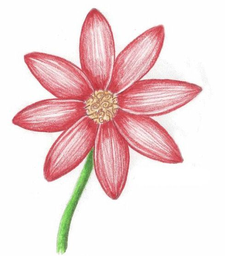
#> input picture flower.png, 225 x 256 px, shrunk from 489 x 557 before the run
$ python simulated_annealing.py
#> lines starting #> are read from the running program, lines starting #| are printed output that depends on the picture; after the words box and inside, x2 and y2 are one past the last pixel; in counts of white or black regions, pixels touching at a corner belong together
import numpy as np
import matplotlib.pyplot as plt
from PIL import Image
import copy
import random
from tqdm import tqdm


class DitheringMaker:
    '''
    Performs dithering on an image using the classical Floyd-Steinberg dithering algorithm. The
    dithering isn't applied to the last row or the edge columns. Instead, the last row and edge
    columns are made all white as this will later not add any vertices when we extract vertices
    from the dithering.

    Members
    -------
    dithering : Numpy array of Int of Shape(n_rows, nCol)
        The array holding the dithering of the image. Note that the last row and edge columns will
        always be converted to white (i.e. 255).

    row_disp : Numpy array of Int of shape (2, 3)
        The row offsets to apply the diffusions to.

    col_disp : Numpy array of Int of shape (2, 3)
        The column offsets to apply the diffusions to.

    diffusion_prop : Numpy array of Float of shape (2, 3)
        The Floyd-Steinberg coefficients for diffusing the error in the
        dithering.
    '''

    def __init__(self):
        '''
        Initialize the dithering to None as we haven't performed any yet.

        The displacement of indices and the diffusion coefficients are for the classic
        Floyd-Steinberg dithering algorithm.
        '''

        self.dithering = None

        self.row_disp = np.full((2, 3), np.arange(0, 2)[:, np.newaxis], dtype = 'int')
        self.col_disp = np.full((2, 3), np.arange(-1, 2), dtype = 'int')
        self.diffusion_prop = np.array([[0, 0, 7],
                                        [3, 5, 1]]) / 16

    def make_dithering(self, pixels, cutoff = 255 / 2):
        '''
        Apply the classic Floyd-Steinberg dithering algorithm, but for simplicity
        we just make the edge columns and the last row all white (which will give
        us no vertices when we later extract vertices).

        Parameters
        ----------
        pixels : Numpy array of Int of shape (n_rows, n_cols)
            The gray scale pixels to apply the dithering to.

        cutoff : Float
            The cut off for making a dithering pixel either 0 or 255.

        Returns
        -------
        Numpy array of Int of Shape (n_rows, n_cols)
            The final dithering; each pixel is either 0 or 255 (black or white).
        '''

        # We use Floyd-Steinberg dithering. Error diffusion is
        # _     x     7/16
        # 3/16  5/16  1/16

        self.dithering = pixels.copy().astype('float')

        n_rows, n_cols = pixels.shape

        # Initialize the first column to be white.

        self.dithering[:][0] = 255

        # Iterate over each row, applying the dithering and diffusing the error.

        for row in range(n_rows - 1):
            for col in range(1, n_cols - 1):

                dither, error = self.get_dither(row, col, cutoff)
                self.dithering[row, col] = dither
                self.diffuse_error(error, row, col)

        # Make the last column and the last row all white.

        self.dithering[:, -1] = 255
        self.dithering[-1, :] = 255

        # Convert dithering to Numpy array of Int.

        self.dithering = self.dithering.astype('int')

        return self.dithering

    def get_dither(self, row, col, cutoff):
        '''
        Turn (dithered) pixel into either 0 or 255 using cutoff.

        Parameters
        ----------
        row : Int
            Index of pixel row.

        col : Int
            Index of pixel column.

        cutoff : Float
            The cutoff value to use for converting dithering value to either 0 or 255
            (black or white).

        Returns
        -------
        dither : Float
            Floating point value that is either 0.0 or 255.0 (black or white).

        error : Float
            The error in applying the conversion, this needs to be diffused to other pixels
            according to the dithering algorithm.
        '''

        pixel = self.dithering[row][col]

        if pixel < cutoff:
            dither = 0.0
        else:
            dither = 255.0

        error = pixel - dither

        return dither, error

    def diffuse_error(self, error, row, col):
        '''
        Diffuse the error from a (dithered) pixel conversion to black or white. The diffusion
        is applied to the neighbors of the pixel at position [row, col] according to the
        Floyd-Steinberg algorithm.

        Parameters
        ----------
        error : Float
            The size of error to diffuse to other pixels.

        row : Int
            The row index of where the conversion took place.

        col : Int
            The column index of where the conversion took place.
        '''

        self.dithering[row + self.row_disp, col + self.col_disp] += error * self.diffusion_prop


def get_vertices(dithering):
    '''
    Get the vertices from a black and white image, not grayscale (in particular a dithered image).
    Every black pixel (value 0.0) gives a vertex.

    Parameters
    ----------
    dithering : Numpy array of shape (n_rows, n_cols)
        The array of pixels for the dithered image.

    Returns
    -------
    Numpy array of shape (nVertices, 2)
        The xy-coordinates of the vertices.
    '''

    n_rows, n_cols = dithering.shape

    # Each black pixel gives a vertex.
    keep_pixel_mask = (dithering == 0)

    # Get the row and column indices of the vertices.

    rows = np.full(dithering.shape, np.arange(n_rows)[:, np.newaxis]).reshape(-1)
    cols = np.full(dithering.shape, np.arange(n_cols)).reshape(-1)

    rows = rows[keep_pixel_mask.reshape(-1)]
    cols = cols[keep_pixel_mask.reshape(-1)]

    # Get the xy-coordinate of the vertices. Make sure to transform row index so
    # that the last row has y value 0.

    vertices = np.stack([cols, n_rows - rows], axis = -1)

    return vertices


def getPixels(image, ds=1):
    '''
    Get the pixels as a numpy array from a PIL image.
    We can take the mean of each ds x ds subsquare as an array element inorder to down-size
    the size of the image if we want to.

    Parameters
    ----------
    image : PIL Image
        The PIL image to convert.

    ds : Int
        We take the mean of each ds x ds sub-square for a single element of our array.

    Returns
    -------
    2d Numpy array of floats
        The converted values of the pixels in the image. We use mean because we
        possibly took a mean over sub-squares.
    '''

    imwidth, imheight = image.size
    pixels = list(image.getdata())
    pixels = np.array(pixels).reshape((imheight, imwidth))

    pixels = [[pixels[i:i + ds, j:j + ds].mean() for j in np.arange(0, imwidth, ds)]
              for i in np.arange(0, imheight, ds)]
    pixels = np.array(pixels)
    return pixels


class SimulatedAnnealing:
    """
    Performs the simulating annealing method, where the step size changes to allow both exploration and exploitation.

    Members
    -------
    dots : 2d Array of floats
        Array of coordinates of dots in dithered image

    distance_matrix: 2d Array of floats
        Array of distances between corresponding dots

    path : Array of Int
        current path found by the algorithm

    current_length : Float
        length of current path

    temperature: Float
        starting temperature of algorithm

    max_iter: Int
        number of iterations performed by the algorithm

    best_path: Array of Int
        Best path found by the algorithm

    best_path_length: Float
        Length of the best path found by the algorithm
    """
    def __init__(self, dots, temperature=None, max_iter=None, greedy=False):
        """
        Initialization of SimulatedAnnealing class. Creates the distance matrix based on dots.
        :param dots: 2d Array of Float
            Coordinates of dots in dithered image
        :param temperature: Float
            Custom temperature value
        :param max_iter: Int
            Custom number of iterations
        """
        self.dots = dots
        self.distance_matrix = [[self.calculate_distance(i, j) for j in range(len(dots))] for i in range(len(dots))]
        self.path = self.greedy_path() if greedy else [i for i in range(len(dots))]
        self.current_length = self.calculate_path_length(self.path)
        self.temperature = self.current_length if not temperature else temperature
        self.max_iter = len(dots) ** 2 if not max_iter else max_iter
        self.best_path = self.path
        self.best_path_length = self.current_length

    def solveTSP(self, verbose=False):
        """
        Main algorithm for Simulated Annealing.
        For number of iterations, tries to place every dot in path differently, to get better solution.
        Decreases the temperature every iteration, unless there is no improvement.
        In that case increases the temperature.
        :param verbose: Bool
            Should the information about iterations and reheating be printed
        :return: Array of Int
            Best path found by the algorithm
        """
        temperature = self.temperature
        change = True
        for i in tqdm(range(self.max_iter)):
            if change:
                temperature = temperature * (1 - 1/len(self.path))
            else:
                temperature = temperature * (1 + 1/self.max_iter)
            if verbose:
                print('Iteration:', i, 'best path:', self.best_path_length, 'current_path', self.current_length)
            to_change_1 = np.random.randint(0, high=len(self.path))
            to_change_2 = np.random.randint(0, high=len(self.path))
            while to_change_1 == to_change_2:
                to_change_2 = np.random.randint(0, high=len(self.path))
            change = self.change_point(to_change_1, to_change_2, temperature)
        return self.best_path

    def change_point(self, i, j, temperature):
        """
        Function to try and change position of dots in path.
        Either reverses segment of path, or swaps positions of input dots with some two consecutive ones.
        :param i: Int
            First dot to be replaced
        :param j: Int
            Second dot to be replaced, usually consecutive in the path
        :param temperature: Double
            Current temperature
        :return: Bool
            Was anything changed in the path
        """
        new_path = copy.copy(self.path)
        if random.random() < 0.5:
            new_path[i] = self.path[j]
            new_path[j] = self.path[i]
        else:
            start = i
            if i == len(self.path) - 1:
                start = j
            end = np.random.randint(start, high=len(self.path))
            new_path[start:end] = reversed(self.path[start:end])
        new_length = self.calculate_path_length(new_path)
        change = new_length - self.current_length
        if change < 0:
            self.path = new_path
            self.current_length = new_length
            if new_length < self.best_path_length:
                self.best_path = new_path
                self.best_path_length = new_length
                return True
        else:
            if change != 0.0 and random.random() < np.exp(-(change / temperature)):
                self.path = new_path
                self.current_length = new_length
                return True
        return False

    def calculate_distance(self, i, j):
        """
        Function to calculate Euclidian distance between dots
        :param i: Int
            Index of first dot
        :param j: Int
            Index of second dot
        :return: FLoat
            Distance between dots
        """
        return ((self.dots[i][0] - self.dots[j][0]) ** 2 + (self.dots[i][1] - self.dots[j][1]) ** 2) ** 0.5

    def calculate_path_length(self, path):
        """
        Function to calculate length of the path
        :param path: Array of Int
            Path
        :return: Float
            Length of the path
        """
        length = self.distance_matrix[path[len(path) - 1]][path[0]]
        for i in range(len(path) - 1):
            length = length + self.distance_matrix[path[i]][path[i + 1]]
        return length

    def plot_path(self, path):
        """
        Function to plot the path
        :param path: Array of Int
            Path
        """
        x = []
        y = []
        for dot in path:
            x.append(self.dots[dot][0])
            y.append(self.dots[dot][1])
        x.append(x[0])
        y.append(y[0])
        plt.plot(x, y)
        plt.show()

    def greedy_path(self):
        """
        Function to initialize first path using greedy approach.
        Gets nearest dot not in the path for each dot.
        :return: Array of Int
            Proposed path
        """
        current = 0
        path = [0]
        while len(path) != len(self.dots):
            min_step = max(max(x) for x in self.dots)
            next_step = -1
            for i in range(len(self.dots)):
                if self.distance_matrix[current][i] < min_step and i not in path:
                    min_step = self.distance_matrix[current][i]
                    next_step = i
            path.append(next_step)
            current = next_step
        return path


if __name__ == '__main__':
    # Open the test image
    image = Image.open('flower.png').convert('L')
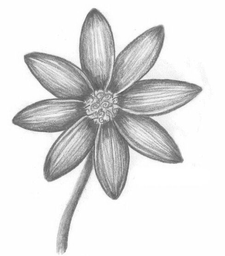
#> image: PIL image 225x256 L; min 84, max 255, mean 224.6
    # For now the function from the internet to get pixels is used
    pixel_image = getPixels(image, ds=5)
#> in getPixels, `pixels = list(image.getdata())`: pixels = 57600 items
#> in getPixels, `pixels = [[pixels[i:i + ds, j:j + ds].mean() for j in np.arange(0, imw..`: pixels = 52 items
#> in getPixels, `pixels = np.array(pixels)`:
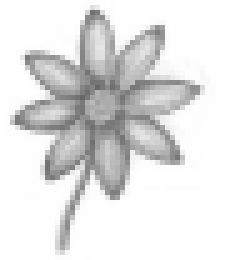
#> pixels: shape (52, 45) float64 (shown 5 times larger); min 102.4, max 255, mean 225.1
    # For now the function from the internet to make dithering is used
    ditherer = DitheringMaker()
    dithered_image = ditherer.make_dithering(pixel_image)
#> in make_dithering, `self.dithering[:][0] = 255`: self.dithering: shape (52, 45) float64; 1.92% of pixels changed, all inside (x1, y1, x2, y2) = (0, 0, 45, 1)
#> the loop in make_dithering, `for row in range(n_rows - 1):` made 51 passes
#> after the loop in make_dithering, `for row in range(n_rows - 1):`:
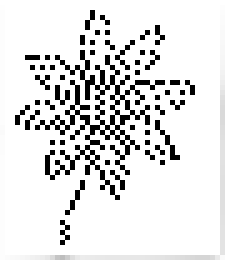
#> self.dithering: shape (52, 45) float64 (shown 5 times larger); min 0, max 255, mean 225.1
#> in make_dithering, `self.dithering[:, -1] = 255`:
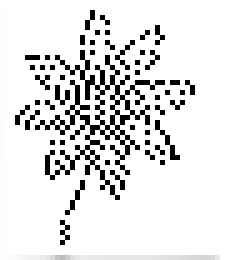
#> self.dithering: shape (52, 45) float64 (shown 5 times larger); 2.18% of pixels changed, all inside (x1, y1, x2, y2) = (44, 1, 45, 52)
#> in make_dithering, `self.dithering[-1, :] = 255`:
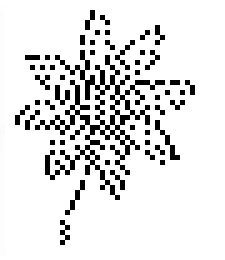
#> self.dithering: shape (52, 45) float64 (shown 5 times larger); 1.88% of pixels changed, all inside (x1, y1, x2, y2) = (0, 51, 44, 52)
    vertices = get_vertices(dithered_image)
#> in get_vertices, `keep_pixel_mask = (dithering == 0)`:
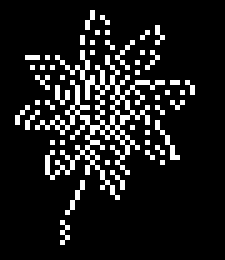
#> keep_pixel_mask: shape (52, 45) bool (shown 5 times larger); 11.3% white in thin lines or dots, all inside (x1, y1, x2, y2) = (3, 2, 39, 49)
    # Perform Simulated Annealing on given dots
    annealer = SimulatedAnnealing(vertices)
    best_path = annealer.solveTSP()
    # Draw the result
    annealer.plot_path(best_path)
#> the loop in plot_path, `for dot in path:` made 265 passes
#> dot on passes 1 to 3: 199, 178, 179
#> in plot_path, `plt.show()`:
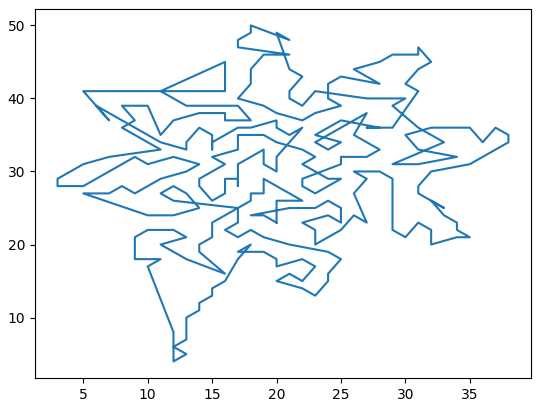
#> figure drawn by matplotlib, 1 panel

$ run again, with small_lotus.png copied over flower.png
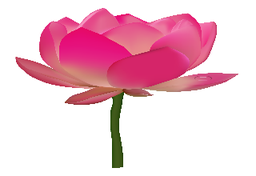
#> input picture small_lotus.png, 256 x 176 px, shrunk from 320 x 220 before the run
#> in getPixels, `pixels = list(image.getdata())`: pixels = 45056 items
#> in getPixels, `pixels = [[pixels[i:i + ds, j:j + ds].mean() for j in np.arange(0, imw..`: pixels = 36 items
#> the loop in make_dithering, `for row in range(n_rows - 1):` made 35 passes
#> in get_vertices, `keep_pixel_mask = (dithering == 0)`:
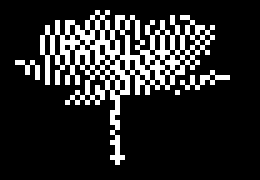
#> keep_pixel_mask: shape (36, 52) bool (shown 5 times larger); 15.7% white in thin lines or dots, all inside (x1, y1, x2, y2) = (3, 2, 46, 33)
#> the loop in plot_path, `for dot in path:` made 294 passes
#> dot on passes 1 to 3: 225, 226, 227
#> in plot_path, `plt.show()`:
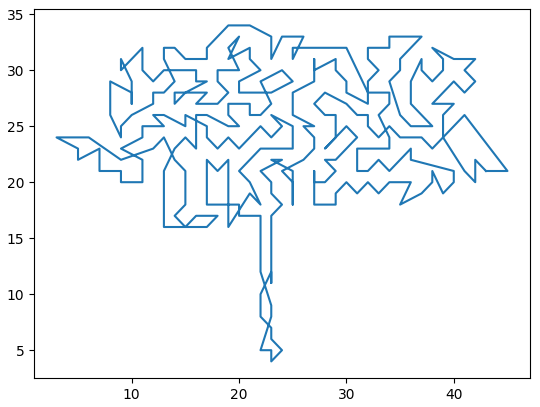
#> figure drawn by matplotlib, 1 panel
